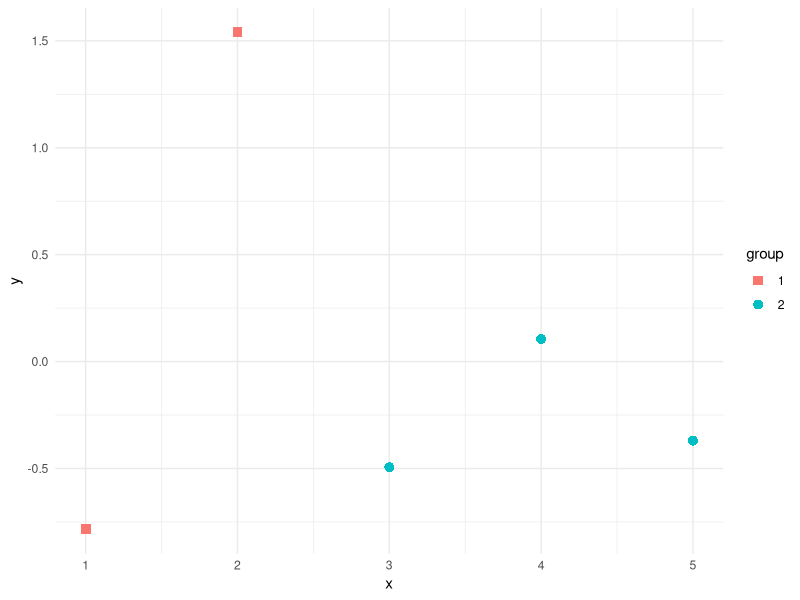
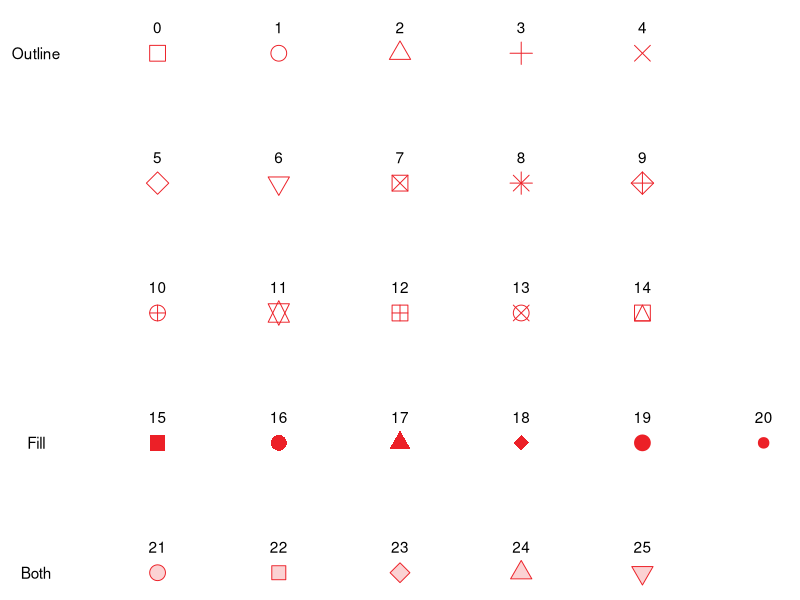
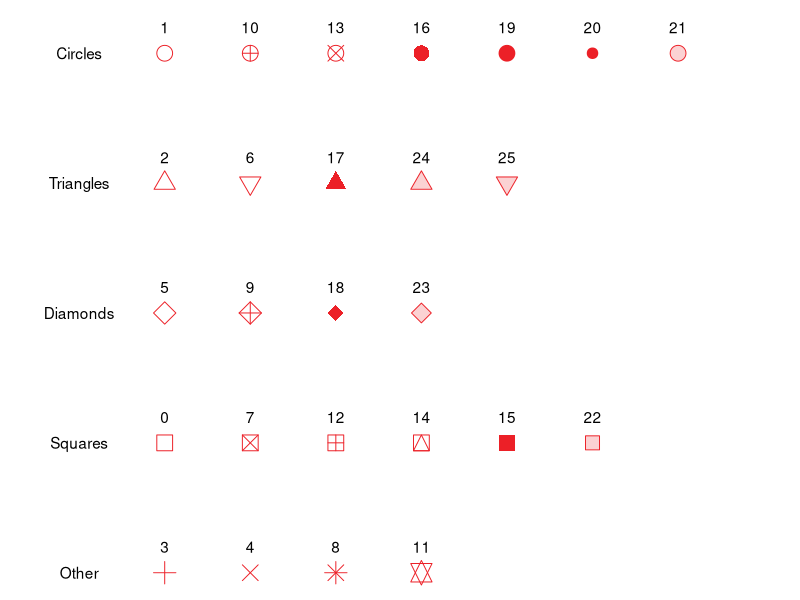

Source code (R) for these figures, in order:
## ---- chunk 1
library(ggplot2)

x = 1:5
y = rnorm(5)
group = as.factor(c(1, 1, 2, 2, 2))
dt = data.frame(x, y, group)

ggplot(dt, aes(x, y)) +
  geom_point(aes(shape = group, color = group), size = 3) + 
  scale_shape_manual(values = c(15, 16)) + 
  theme_minimal()
## ---- chunk 2
y = rep(5:1, times = c(5, 5, 5, 6, 5))
x = c(1:5, 1:5, 1:5, 1:6, 1:5)
shape = 0:25
dt = data.frame(x, y, shape)
ggplot(dt, aes(x, y, label = shape)) +
  geom_point(aes(shape = as.factor(shape)), size = 5,
             color = "#ec2027", fill = "#fbd2d3") + 
  geom_text(nudge_y = 0.2)  + 
  annotate("text", x = 0, y = 5, label = "Outline") +
  annotate("text", x = 0, y = 2, label = "Fill") +
  annotate("text", x = 0, y = 1, label = "Both") +
  scale_shape_manual(values = dt$shape) + 
  guides(shape = F) +
  theme_void()
## ---- chunk 3
y = rep(5:1, times = c(7, 5, 4, 6, 4))
x = c(1:7, 1:5, 1:4, 1:6, 1:4) 
shape = c(1, 10, 13, 16, 19, 20, 21,
          2, 6, 17, 24, 25,
          5, 9, 18, 23,
          0, 7, 12, 14, 15, 22,
          3, 4, 8, 11)
shape_factor = as.factor(0:25)
dt = data.frame(x, y, shape, shape_factor)
ggplot(dt, aes(x, y, label = shape)) +
  geom_point(aes(shape = shape_factor), size = 5,
             color = "#ec2027", fill = "#fbd2d3") + 
  geom_text(nudge_y = 0.2) + 
  annotate("text", x = 0, y = 5, label = "Circles") +
  annotate("text", x = 0, y = 4, label = "Triangles") +
  annotate("text", x = 0, y = 3, label = "Diamonds") +
  annotate("text", x = 0, y = 2, label = "Squares") +
  annotate("text", x = 0, y = 1, label = "Other") +
  scale_shape_manual(values = dt$shape) + 
  coord_cartesian(xlim = c(-0.5, 8)) +
  guides(shape = F) +
  theme_void()
